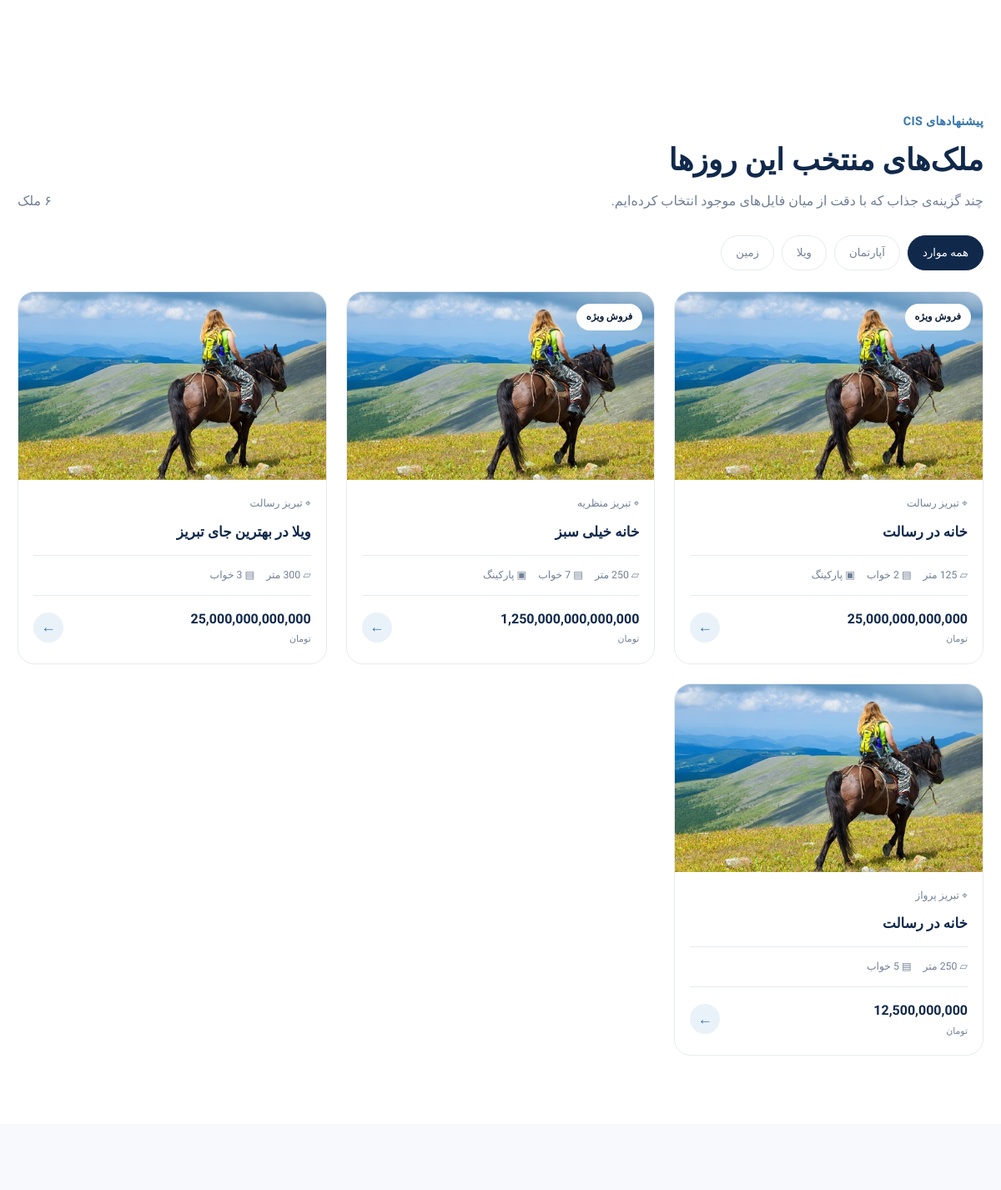
Before: / (middle part) with the older database file.
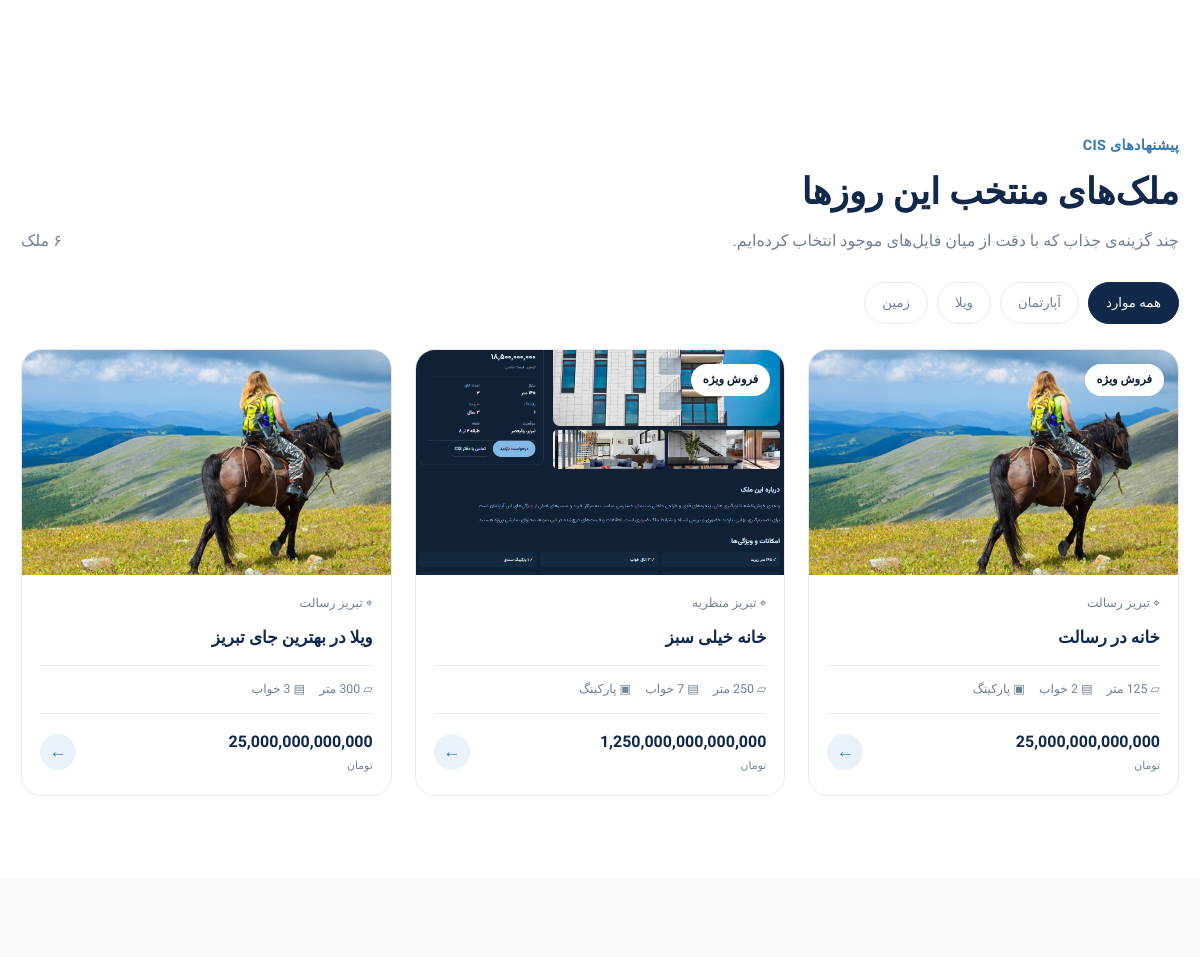
After: the same page with the newer database file.
### index/models.py (models this page shows, shortened)
class List_ads(models.Model):
    id = models.AutoField(primary_key=True,verbose_name='کد آگهی')
    title = models.CharField(max_length=1000,verbose_name="عنوان آگهی")
    price = models.PositiveBigIntegerField(verbose_name="قیمت")
    area = models.PositiveIntegerField(verbose_name="متراژ")
    address = models.ForeignKey(Neighborhoods,verbose_name="آدرس",on_delete=models.PROTECT)
    full_address = models.TextField(verbose_name="آدرس کامل")
    property_type = models.ForeignKey(Property_Type_List,on_delete=models.PROTECT,verbose_name="نوع آگهی")
    year_of_construction = models.PositiveIntegerField(verbose_name="سال ساخت")
    all_floors = models.PositiveSmallIntegerField(verbose_name="کل طبقه های ساختمان")
    the_floor_of = models.PositiveSmallIntegerField(verbose_name="طبقه ی")
    bedrooms = models.PositiveSmallIntegerField(verbose_name="تعداد اتاق ها")
    has_balcony = models.BooleanField(verbose_name="تراس")
    has_parking = models.BooleanField(verbose_name="پارکینگ")
    has_storage_room = models.BooleanField(verbose_name="انباری")
    elevator = models.BooleanField(verbose_name="آسانسور")
    descriptions = models.TextField(verbose_name="توضیحات بیشتر")
    status = models.BooleanField(verbose_name="وضعیت آگهی",default=0)
    special_sale = models.BooleanField(verbose_name="فروش ویژه")
    class Meta():
        verbose_name = "آگهی"
        verbose_name_plural = "آگهی ها"

class Neighborhoods(models.Model):
    neighborhood = models.CharField(verbose_name="محله", max_length=50)
    class Meta():
        verbose_name = "محله"
        verbose_name_plural = "محله ها"
    def __str__(self):
        return self.neighborhood

class Property_Image(models.Model):
    property = models.ForeignKey(List_ads,on_delete=models.CASCADE,related_name='images')
    image = models.ImageField(upload_to='ads/',default='default.jpg')

### index/views.py (the view)
# urls.py: path('', home_view, name='home'),
def home_view(request):
    posts = List_ads.objects.filter(status=1)
    context = {'posts':posts}
    return render(request,'index.html',context)

### templates/index.html (shortened to what this page needs)
{% extends 'base.html' %} {% load static %} {% block content %} {% load humanize %}
<main>
  <section class="hero">
  </section>
  <section class="section" id="properties">
    <div class="container">
      <div class="section-heading">
        <div>
          <span class="eyebrow">پیشنهادهای CIS</span>
          <h2>ملک‌های منتخب این روزها</h2>
          <p>
            چند گزینه‌ی جذاب که با دقت از میان فایل‌های موجود انتخاب کرده‌ایم.
          </p>
        </div>
        <span id="resultCount" class="muted">۶ ملک</span>
      </div>
      <div class="property-filters" aria-label="فیلتر نوع ملک">
        <button class="filter-btn active" type="button" data-filter="all">
          همه موارد
        </button>
        <button class="filter-btn" type="button" data-filter="آپارتمان">
          آپارتمان
        </button>
        <button class="filter-btn" type="button" data-filter="ویلا">
          ویلا
        </button>
        <button class="filter-btn" type="button" data-filter="زمین">
          زمین
        </button>
      </div>
      <div class="property-grid" id="propertyGrid" aria-live="polite">
        {% for post in posts %}
        <article
          class="property-card"
          data-type="{{ post.property_type.property_type_list }}"
        >
          <a
            href="{% url 'index:property' pid=post.id %}"
            aria-label="مشاهده جزئیات آپارتمان مدرن با چشم‌انداز شهر"
          >
            <div class="property-image">
                {% with first_image=post.images.first %}
                    {% if first_image %}
                        <img src="{{ first_image.image.url }}"
                            alt="{{ post.title }}"
                            loading="lazy">
                    {% else %}
                        <img src="{% static 'images/default.jpg' %}"
                            alt="تصویر پیش‌فرض">
                    {% endif %}
                {% endwith %}
                {% if post.special_sale %}
                    <span class="property-tag">فروش ویژه</span>
                {% endif %}
            </div>
            <div class="property-body">
              <div class="property-location">⌖ تبریز {{post.address}}</div>
              <h3>{{post.title}}</h3>
              <div class="property-specs">
                <span>▱ {{post.area}} متر</span
                ><span>▤ {{post.bedrooms}} خواب</span>
                {% if post.has_parking %}
                <span>▣ پارکینگ</span>
                {% endif %}
              </div>
              <div class="property-bottom">
                <div class="property-price">
                  {{ post.price|intcomma }}<small>تومان</small>
                </div>
                <span class="card-arrow">←</span>
              </div>
            </div>
          </a>
        </article>
        {% endfor %}
      </div>
    </div>
  </section>
  <section class="section section-soft">
  </section>
</main>
{% endblock %}

Changed rows visible on the page:
removed List_ads: address "پرواز", title "خانه در رسالت", price "12,500,000,000"
